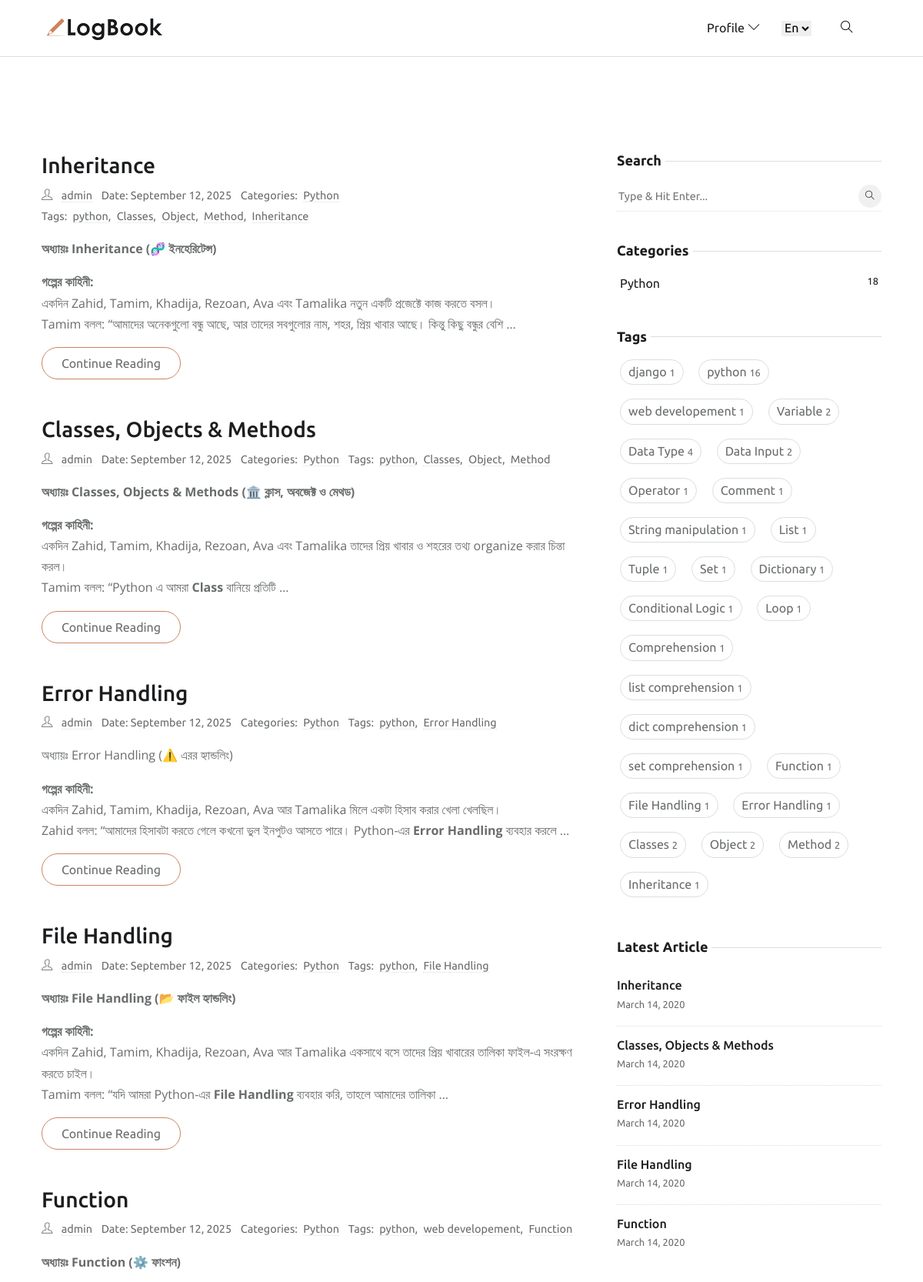
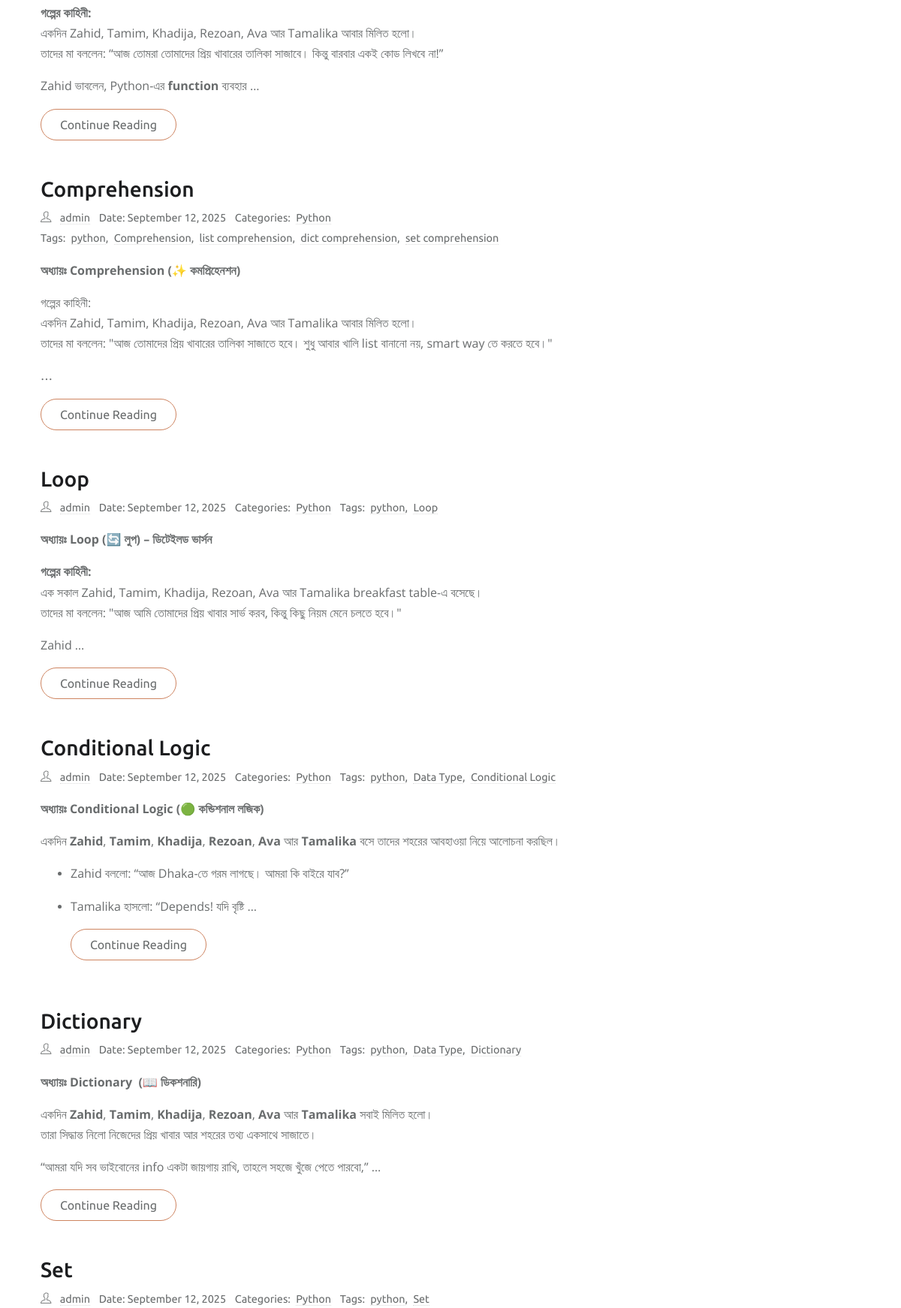
The page / (upper part) on the database its author committed (2 pictures, top to bottom).
### app_home/models.py (models this page shows, shortened)
class Blog(models.Model):
    author = models.ForeignKey(
        settings.AUTH_USER_MODEL,
        related_name='user_blogs',
        on_delete=models.CASCADE
    )
    title = models.CharField(max_length=100, unique=True)
    slug = models.SlugField(unique=True, blank=True, null=True, max_length=300)
    content = RichTextUploadingField()
    category = models.ForeignKey(
        Category,
        related_name='category_blogs',
        on_delete=models.CASCADE
    )
    tags = models.ManyToManyField(Tag, related_name='tag_blogs')
    created_date = models.DateTimeField(auto_now_add=True)
    updated_date = models.DateTimeField(auto_now=True)
    class Meta:
        ordering = ['-created_date']

class Category(models.Model):
    title = models.CharField(max_length=50, unique=True)
    slug = models.SlugField(unique=True, blank=True, null=True, max_length=300)
    class Meta:
        verbose_name = "Category"
        verbose_name_plural = "Categories"

class Tag(models.Model):
    title = models.CharField(max_length=50, unique=True)
    slug = models.SlugField(unique=True, blank=True, null=True, max_length=300)

### app_account/models.py (models this page shows, shortened)
class CustomUser(AbstractBaseUser, PermissionsMixin):
    email = models.EmailField(unique=True)
    username = models.CharField(max_length=50)
    first_name = models.CharField(max_length=50, blank=True)
    last_name = models.CharField(max_length=50, blank=True)
    is_active = models.BooleanField(default=True)
    is_staff = models.BooleanField(default=False)
    date_joined = models.DateTimeField(default=timezone.now)
    objects = CustomUserManager()
    USERNAME_FIELD = 'email'      # login field
    REQUIRED_FIELDS = ['username']  # required when creating superuser

### app_home/views.py (the view)
# urls.py: path('', HomeView.as_view(), name='home'),
class HomeView(ListView):
    model = Blog
    template_name = 'index.html'  # specify your template
    context_object_name = 'blogs'  # the context variable in template
    def get_queryset(self):
        return Blog.objects.prefetch_related('tags', 'blog_images').all()

### app_home/context_processors.py (called while the page is built)
def get_all_categories(request):
    categories = Category.objects.all()
    return {'categories': categories}

def get_all_tags(request):
    tags = Tag.objects.all()
    return {'tags': tags}

def get_recent_blogs(request):
    recent_blogs = Blog.objects.order_by('-created_date')[:5]
    return {'recent_blogs': recent_blogs}

### templates/index.html (shortened to what this page needs)
{% extends 'base/base.html' %}
{% load static %}
{% load custom_filters %}
{% block content %}
<section class="section">
    <div class="container p-4">
        <div class="row">
            <div class="col-lg-8 mb-5 mb-lg-0">
                {% for blog in blogs %}
                <article class="row mb-5">
                    <div class="col-md-12">
                        <h3 class="h3"><a class="post-title" href="">{{ blog.title }}</a></h3>
                        <ul class="list-inline post-meta mb-2">
                            <li class="list-inline-item"><i class="ti-user mr-2"></i>
                                <a href="#">{{ blog.author.get_full_name|default:blog.author.username }}</a>
                            </li>
                            <li class="list-inline-item">Date: {{ blog.created_date|date:"F d, Y" }}</li>
                            <li class="list-inline-item">
                                Categories: <a href="#!" class="ml-1">{{ blog.category.title }}</a>
                            </li>
                            <li class="list-inline-item">Tags:
                                {% for tag in blog.tags.all %}
                                <a href="#!" class="ml-1">{{ tag.title }}</a>{% if not forloop.last %},{% endif %}
                                {% endfor %}
                            </li>
                        </ul>
                        <p>{{ blog.content|truncatewords:40|safe }}</p>
                        <a href="" class="btn btn-outline-primary">
                            Continue Reading
                        </a>
                    </div>
                </article>
                {% endfor %}
            </div>
            <div class="col-lg-4">
                <aside class="fixed-sidebar">
                    {% include 'base/sideber.html' %}
                </aside>
            </div>
        </div>
    </div>
</section>
{% endblock content %}

### templates/base/sideber.html
{% load static %}
<div class="widget">
   <h5 class="widget-title"><span>Search</span></h5>
   <form action="{% url 'search' %}" class="widget-search">
      <input id="search-query" name="q" type="search" placeholder="Type &amp; Hit Enter...">
      <button type="submit"><i class="ti-search"></i>
      </button>
   </form>
</div>
<div class="widget">
   <h5 class="widget-title"><span>Categories</span></h5>
   <ul class="list-unstyled widget-list">
      {% for cat in categories %}
      <li class="cate-card p-1">
         <a href="{% url 'category-blogs' cat.slug %}" class="d-flex">
            {{cat.title}}
            <small class="ml-auto">{{cat.category_blogs.count}}</small>
         </a>
      </li>
      {% endfor %}
   </ul>
</div>
<div class="widget">
   <h5 class="widget-title"><span>Tags</span></h5>
   <ul class="list-inline widget-list-inline">
      {% for tag in tags %}
      <li class="list-inline-item cate-card p-1">
         <a href="{% url 'tag-blogs' tag.slug %}">
            {{tag.title}}
            <small class="ml-auto">{{tag.tag_blogs.count}}</small></a>
      </li>
      {% endfor %}
   </ul>
</div>
<div class="widget">
   <h5 class="widget-title"><span>Latest Article</span></h5>
   <ul class="list-unstyled widget-list">
      {% for blog in recent_blogs %}
      <li class="media widget-post align-items-center">
         <div class="media-body">
            <h5 class="h6 mb-0"><a href="">{{blog.title}}</a>
            </h5>
            <small>March 14, 2020</small>
         </div>
      </li>
      {% endfor %}
   </ul>
</div>

### static/css/style.css (style rules this page uses)
body { line-height: 1.7; font-family: 'Ubuntu', sans-serif; -webkit-font-smoothing: antialiased; color: #696c6d; font-size: 16px; }
p, .paragraph { font-weight: 400; color: #696c6d; font-size: 16px; line-height: 1.7; font-family: "Open Sans", sans-serif; }
h1, h2, h3, h4, h5, h6 { color: #1c1d1f; font-family: 'Ubuntu', sans-serif; font-weight: 600; line-height: 1.2; }
h3, .h3 { font-size: 28px; }
h5, .h5 { font-size: 18px; }
h6, .h6 { font-size: 16px; }
.btn { font-size: 16px; font-family: 'Ubuntu', sans-serif; text-transform: capitalize; padding: 8px 25px; border-radius: 50px; border: 1px solid; position: relative; z-index: 1; transition: 0.2s ease; }
.btn-outline-primary { background: transparent; color: #696c6d; border-color: #ce8460; }
body { background-color: #fff; overflow-x: hidden; }
a, a:hover, a:focus { text-decoration: none; }
a, button, select { cursor: pointer; transition: 0.2s ease; }
.section { padding-top: 100px; padding-bottom: 100px; }
.post-title { color: #1c1d1f; }
.post-meta li { margin-right: 10px; font-size: 90%; }
.post-meta a { color: #696c6d; border-bottom: 1px dotted #ddd; }
.widget { background: #fff; margin-bottom: 40px; }
.widget-title { position: relative; margin-bottom: 15px; }
.widget-title span { background: #fff; position: relative; padding-right: 5px; z-index: 1; }
.widget-title::before { position: absolute; content: ""; right: 0; height: 1px; width: 100%; background: #ddd; top: 50%; }
.widget-search { position: relative; }
.widget-search input { border: 0; border-bottom: 1px dotted #ddd; width: 100%; height: 40px; }
.widget-search input::placeholder { font-size: 90%; }
.widget-search button { height: 30px; width: 30px; line-height: 30px; display: inline-block; padding: 0; background: #f0f0f0; color: #1c1d1f; text-align: center; border-radius: 50%; position: absolute; right: 0; top: 5px; border: 0; font-size: 12px; }
.widget-list li { padding: 5px 0; }
.widget-list li:not(:last-child) { border-bottom: 1px dotted #ddd; }
.widget-list li a { color: #1c1d1f; }
.widget-list-inline li { margin-bottom: 10px; }
.widget-list-inline li a { padding: 2px 10px; border: 1px solid #ddd; border-radius: 40px; display: block; color: #696c6d; }
.widget-post { padding: 15px 0 !important; }
.fixed-sidebar { position: sticky; top: 120px; }

### rows shown on the page
Blog: title "Inheritance", author.get_full_name "admin", created_date "September 12, 2025", category "Python", content "অধ্যায়ঃ Inheritance (🧬 ইনহেরিটেন্স) গল্পের কাহিনী: একদিন Zahid, Tamim, Khadija, Rezoan, Ava এবং Tamalika নতুন একটি প্রজেক্টে কাজ করতে বসল। Tamim বলল: “আমাদের অনেকগুলো বন্ধু আছে, আর তাদের সবগুলোর নাম, শহর, প্রিয় খাবার আছে। কিন্তু কিছু বন্ধুর বেশি …"
Tag: title "python", tag_blogs.count "16"
Tag: title "Classes", tag_blogs.count "2"
Tag: title "Object", tag_blogs.count "2"
Tag: title "Method", tag_blogs.count "2"
Tag: title "Inheritance", tag_blogs.count "1"
Blog: title "Classes, Objects & Methods", author.get_full_name "admin", created_date "September 12, 2025", category "Python", content "অধ্যায়ঃ Classes, Objects & Methods (🏛️ ক্লাস, অবজেক্ট ও মেথড) গল্পের কাহিনী: একদিন Zahid, Tamim, Khadija, Rezoan, Ava এবং Tamalika তাদের প্রিয় খাবার ও শহরের তথ্য organize করার চিন্তা করল। Tamim বলল: “Python এ আমরা Class বানিয়ে প্রতিটি …"
Blog: title "Error Handling", author.get_full_name "admin", created_date "September 12, 2025", category "Python", content "অধ্যায়ঃ Error Handling (⚠️ এরর হ্যান্ডলিং) গল্পের কাহিনী: একদিন Zahid, Tamim, Khadija, Rezoan, Ava আর Tamalika মিলে একটা হিসাব করার খেলা খেলছিল। Zahid বলল: “আমাদের হিসাবটা করতে গেলে কখনো ভুল ইনপুটও আসতে পারে। Python-এর Error Handling ব্যবহার করলে …"
Tag: title "Error Handling", tag_blogs.count "1"
Blog: title "File Handling", author.get_full_name "admin", created_date "September 12, 2025", category "Python", content "অধ্যায়ঃ File Handling (📂 ফাইল হ্যান্ডলিং) গল্পের কাহিনী: একদিন Zahid, Tamim, Khadija, Rezoan, Ava আর Tamalika একসাথে বসে তাদের প্রিয় খাবারের তালিকা ফাইল-এ সংরক্ষণ করতে চাইল। Tamim বলল: “যদি আমরা Python-এর File Handling ব্যবহার করি, তাহলে আমাদের তালিকা …"
Tag: title "File Handling", tag_blogs.count "1"
Blog: title "Function", author.get_full_name "admin", created_date "September 12, 2025", category "Python", content "অধ্যায়ঃ Function (⚙️ ফাংশন) গল্পের কাহিনী: একদিন Zahid, Tamim, Khadija, Rezoan, Ava আর Tamalika আবার মিলিত হলো। তাদের মা বললেন: “আজ তোমরা তোমাদের প্রিয় খাবারের তালিকা সাজাবে। কিন্তু বারবার একই কোড লিখবে না!” Zahid ভাবলেন, Python-এর function ব্যবহার …"
Tag: title "web developement", tag_blogs.count "1"
Tag: title "Function", tag_blogs.count "1"
Blog: title "Comprehension", author.get_full_name "admin", created_date "September 12, 2025", category "Python", content "অধ্যায়ঃ Comprehension (✨ কমপ্রিহেনশন) গল্পের কাহিনী: একদিন Zahid, Tamim, Khadija, Rezoan, Ava আর Tamalika আবার মিলিত হলো। তাদের মা বললেন: \"আজ তোমাদের প্রিয় খাবারের তালিকা সাজাতে হবে। শুধু আবার খালি list বানানো নয়, smart way তে করতে হবে।\" …"
Tag: title "Comprehension", tag_blogs.count "1"
Tag: title "list comprehension", tag_blogs.count "1"
Tag: title "dict comprehension", tag_blogs.count "1"
Tag: title "set comprehension", tag_blogs.count "1"
Blog: title "Loop", author.get_full_name "admin", created_date "September 12, 2025", category "Python", content "অধ্যায়ঃ Loop (🔄 লুপ) – ডিটেইলড ভার্সন গল্পের কাহিনী: এক সকাল Zahid, Tamim, Khadija, Rezoan, Ava আর Tamalika breakfast table-এ বসেছে। তাদের মা বললেন: \"আজ আমি তোমাদের প্রিয় খাবার সার্ভ করব, কিন্তু কিছু নিয়ম মেনে চলতে হবে।\" Zahid …"
Tag: title "Loop", tag_blogs.count "1"
Blog: title "Conditional Logic", author.get_full_name "admin", created_date "September 12, 2025", category "Python", content "অধ্যায়ঃ Conditional Logic (🟢 কন্ডিশনাল লজিক) একদিন Zahid , Tamim , Khadija , Rezoan , Ava আর Tamalika বসে তাদের শহরের আবহাওয়া নিয়ে আলোচনা করছিল। Zahid বললো: “আজ Dhaka-তে গরম লাগছে। আমরা কি বাইরে যাব?” Tamalika হাসলো: “Depends! যদি বৃষ্টি …"
Tag: title "Data Type", tag_blogs.count "4"
Tag: title "Conditional Logic", tag_blogs.count "1"
Blog: title "Dictionary", author.get_full_name "admin", created_date "September 12, 2025", category "Python", content "অধ্যায়ঃ Dictionary (📖 ডিকশনারি) একদিন Zahid , Tamim , Khadija , Rezoan , Ava আর Tamalika সবাই মিলিত হলো। তারা সিদ্ধান্ত নিলো নিজেদের প্রিয় খাবার আর শহরের তথ্য একসাথে সাজাতে। “আমরা যদি সব ভাইবোনের info একটা জায়গায় রাখি, তাহলে সহজে খুঁজে পেতে পারবো,” …"
Tag: title "Dictionary", tag_blogs.count "1"
Blog: title "Set", author.get_full_name "admin", created_date "September 12, 2025", category "Python"
Tag: title "Set", tag_blogs.count "1"
Category: title "Python", category_blogs.count "18"
Tag: title "django", tag_blogs.count "1"
Tag: title "Variable", tag_blogs.count "2"
Tag: title "Data Input", tag_blogs.count "2"
Tag: title "Operator", tag_blogs.count "1"
Tag: title "Comment", tag_blogs.count "1"
Tag: title "String manipulation", tag_blogs.count "1"
Tag: title "List", tag_blogs.count "1"
Tag: title "Tuple", tag_blogs.count "1"
